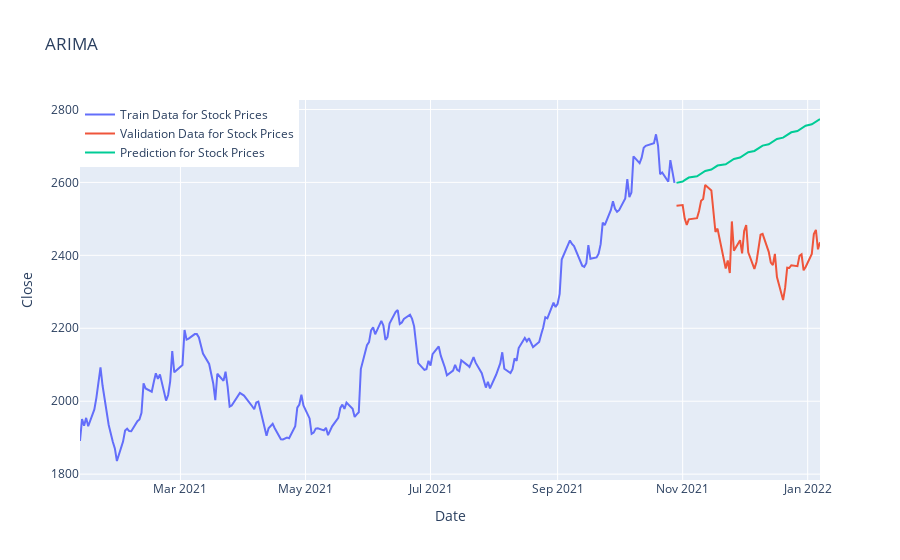

Write notebook code for a chart like this one.
### Code cell
fig=go.Figure()
fig.add_trace(go.Scatter(x=model_train.index, y=model_train["Adj Close"], mode='lines',name="Train Data for Stock Prices"))
fig.add_trace(go.Scatter(x=valid.index, y=valid["Adj Close"], mode='lines',name="Validation Data for Stock Prices",))
fig.add_trace(go.Scatter(x=valid.index, y=y_pred["ARIMA Model Prediction"], mode='lines',name="Prediction for Stock Prices",))
fig.update_layout(title="ARIMA",xaxis_title="Date",yaxis_title="Close",legend=dict(x=0,y=1,traceorder="normal"),font=dict(size=12))
fig.show()
